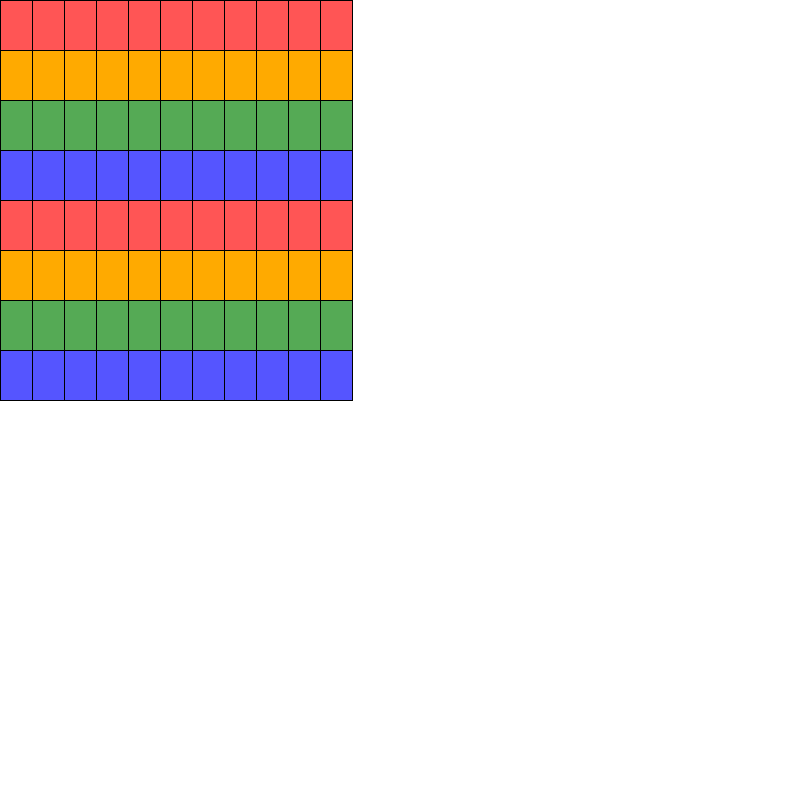
Frame 1 (no input)
Frame 60 (the mouse pressed at the canvas centre just before this capture): identical to frame 1, image omitted
Frame 120 (the mouse held since frame 60 and released just before this capture): identical to frame 1, image omitted

The Processing sketch that drew this single still picture (run headless with seeded random() and noise(); from frame 60 on, the mouse is pressed at the canvas centre):

// Processing sketch: week04_2
// ── week04_2.pde
void setup(){
  size(800,800);
}
int [][]card = new int[8][11];
color[]c = {#FF5555, #FFAA00, #55AA55, #5555FF};
void draw(){
  background(255);
  for(int i=0; i<8; i++){
    for(int j=0; j<11; j++){
      fill(c[i%4]);
      rect(j*32, i*50, 32, 50);
    }
  }
}
